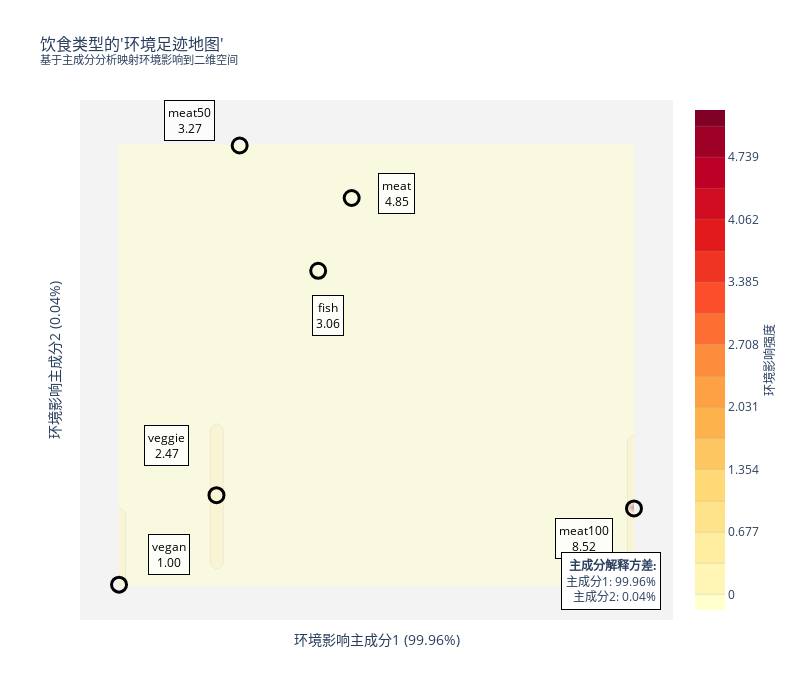

This figure's notebook cell:
### Markdown cell above
### 饮食类型的环境足迹"地图"

### Code cell
# 准备PCA输入数据
pca_input = diet_impact[[f'mean_{ind}' for ind in env_indicators]].values
pca = PCA(n_components=2)
pca_result = pca.fit_transform(pca_input)

# 创建地图数据
map_data = pd.DataFrame({
    'diet_group': diet_impact['diet_group'],
    'x': pca_result[:, 0],
    'y': pca_result[:, 1],
    'total_impact': diet_impact['total_env_impact'],
    'footprint': diet_impact['env_footprint_index']
})

# 为每个饮食类型创建"影响区域"
grid_size = 80
x = np.linspace(map_data['x'].min() - 0.5, map_data['x'].max() + 0.5, grid_size)
y = np.linspace(map_data['y'].min() - 0.5, map_data['y'].max() + 0.5, grid_size)
X, Y = np.meshgrid(x, y)
Z = np.zeros((grid_size, grid_size))

# 为每个点计算"环境影响强度"
for _, row in map_data.iterrows():
    dist = np.sqrt((X - row['x'])**2 + (Y - row['y'])**2)
    influence = row['footprint'] * np.exp(-0.8 * dist**2)
    Z += influence * 0.8

# 创建基础图
fig = go.Figure()

# 添加环境影响"地图"
fig.add_trace(go.Contour(
    z=Z,
    x=x,
    y=y,
    colorscale="YlOrRd",
    contours=dict(
        start=0, 
        end=Z.max(), 
        size=(Z.max()-0)/15,
        showlabels=False  # 不显示等高线标签，减少混乱
    ),
    colorbar=dict(
        title="环境影响强度",
        titleside="right",
        titlefont=dict(size=12)
    ),
    line=dict(width=0.5, color="rgba(150, 150, 150, 0.5)"),
    showscale=True,
    opacity=0.5  # 更透明
))

# 添加饮食类型位置点和标签
for i, row in map_data.iterrows():
    diet = row['diet_group']
    
    # 添加点
    fig.add_trace(go.Scatter(
        x=[row['x']],
        y=[row['y']],
        mode="markers",
        marker=dict(
            size=15,
            color="black",
            symbol="circle-open",
            line=dict(width=3)
        ),
        name=diet,
        showlegend=False,
        hoverinfo="text",
        hovertext=f"<b>{diet}</b><br>环境足迹指数: {row['footprint']:.2f}"
    ))
    
    # 为每个饮食直接使用单独的标签（不用引导线）
    # 这样可以更灵活地放置标签，避免遮挡
    if diet == 'meat':
        # 将meat标签放在点的右侧
        fig.add_annotation(
            x=row['x'],
            y=row['y'],
            text=f"{diet}<br>{row['footprint']:.2f}",
            showarrow=False,
            xshift=45,  # 向右移动标签
            yshift=5,   # 略微向上调整
            font=dict(size=12, color="black"),
            bgcolor="rgba(255, 255, 255, 0.8)",  # 半透明白色背景
            bordercolor="black",
            borderwidth=1,
            borderpad=3
        )
    elif diet == 'meat50':
        # 将meat50标签放在点的左上方
        fig.add_annotation(
            x=row['x'],
            y=row['y'],
            text=f"{diet}<br>{row['footprint']:.2f}",
            showarrow=False,
            xshift=-50,  # 向左移动标签
            yshift=25,   # 向上调整
            font=dict(size=12, color="black"),
            bgcolor="rgba(255, 255, 255, 0.8)",
            bordercolor="black",
            borderwidth=1,
            borderpad=3
        )
    elif diet == 'fish':
        # 将fish标签放在点的右下方
        fig.add_annotation(
            x=row['x'],
            y=row['y'],
            text=f"{diet}<br>{row['footprint']:.2f}",
            showarrow=False,
            xshift=10,   # 略微向右
            yshift=-45,  # 向下调整
            font=dict(size=12, color="black"),
            bgcolor="rgba(255, 255, 255, 0.8)",
            bordercolor="black",
            borderwidth=1,
            borderpad=3
        )
    elif diet == 'meat100':
        # 将meat100标签放在点的左下方
        fig.add_annotation(
            x=row['x'],
            y=row['y'],
            text=f"{diet}<br>{row['footprint']:.2f}",
            showarrow=False,
            xshift=-50,  # 向左移动标签
            yshift=-30,  # 向下调整
            font=dict(size=12, color="black"),
            bgcolor="rgba(255, 255, 255, 0.8)",
            bordercolor="black",
            borderwidth=1,
            borderpad=3
        )
    elif diet == 'vegan':
        # 将vegan标签放在点的右上方
        fig.add_annotation(
            x=row['x'],
            y=row['y'],
            text=f"{diet}<br>{row['footprint']:.2f}",
            showarrow=False,
            xshift=50,   # 向右移动标签
            yshift=30,   # 向上调整
            font=dict(size=12, color="black"),
            bgcolor="rgba(255, 255, 255, 0.8)",
            bordercolor="black",
            borderwidth=1,
            borderpad=3
        )
    elif diet == 'veggie':
        # 将veggie标签放在点的左上方
        fig.add_annotation(
            x=row['x'],
            y=row['y'],
            text=f"{diet}<br>{row['footprint']:.2f}",
            showarrow=False,
            xshift=-50,  # 向左移动标签
            yshift=50,   # 向上调整
            font=dict(size=12, color="black"),
            bgcolor="rgba(255, 255, 255, 0.8)",
            bordercolor="black", 
            borderwidth=1,
            borderpad=3
        )

# 优化布局
fig.update_layout(
    title=dict(
        text="饮食类型的'环境足迹地图'<br><sup>基于主成分分析映射环境影响到二维空间</sup>",
        font=dict(size=16)
    ),
    xaxis=dict(
        title="环境影响主成分1 (99.96%)",
        showgrid=False,
        zeroline=False,
        showticklabels=False
    ),
    yaxis=dict(
        title="环境影响主成分2 (0.04%)",
        showgrid=False,
        zeroline=False,
        showticklabels=False
    ),
    height=700,
    width=800,
    plot_bgcolor="rgba(240, 240, 240, 0.8)"
)

# 添加PCA解释方差标签
explained_variance = pca.explained_variance_ratio_
fig.add_annotation(
    x=0.98,
    y=0.02,
    xref="paper",
    yref="paper",
    text=f"<b>主成分解释方差:</b><br>主成分1: {explained_variance[0]:.2%}<br>主成分2: {explained_variance[1]:.2%}",
    showarrow=False,
    font=dict(size=12),
    bgcolor="white",
    bordercolor="black",
    borderwidth=1,
    borderpad=4,
    align="right"
)

fig.write_html("final_environmental_impact_map.html")
fig.show()

### Figure 1 — Plotly figure (JSON) as saved in the notebook; plotly's stock layout.template omitted (floating-point values rounded to 4 significant figures; data arrays with more than 128 entries replaced by an {"elided": "..."} marker saying what was removed)
{"data": [{"colorbar": {"title": {"font": {"size": 12}, "side": "right", "text": "环境影响强度"}}, "colorscale": [[0, "rgb(255,255,204)"], [0.125, "rgb(255,237,160)"], [0.25, "rgb(254,217,118)"], [0.375, "rgb(254,178,76)"], [0.5, "rgb(253,141,60)"], [0.625, "rgb(252,78,42)"], [0.75, "rgb(227,26,28)"], [0.875, "rgb(189,0,38)"], [1, "rgb(128,0,38)"]], "contours": {"end": 5.078, "showlabels": false, "size": 0.3385, "start": 0}, "line": {"color": "rgba(150, 150, 150, 0.5)", "width": 0.5}, "opacity": 0.5, "showscale": true, "type": "contour", "x": [-4527.0, -4375.0, -4223.0, -4071.0, -3919.0, -3767.0, -3615.0, -3463.0, -3311.0, -3159.0, -3007.0, -2855.0, -2703.0, -2551.0, -2399.0, -2247.0, -2095.0, -1943.0, -1791.0, -1639.0, -1487.0, -1335.0, -1183.0, -1031.0, -879.2, -727.3, -575.3, -423.3, -271.3, -119.3, 32.69, 184.7, 336.7, 488.7, 640.6, 792.6, 944.6, 1097.0, 1249.0, 1401.0, 1553.0, 1705.0, 1857.0, 2009.0, 2161.0, 2313.0, 2465.0, 2617.0, 2769.0, 2920.0, 3072.0, 3224.0, 3376.0, 3528.0, 3680.0, 3832.0, 3984.0, 4136.0, 4288.0, 4440.0, 4592.0, 4744.0, 4896.0, 5048.0, 5200.0, 5352.0, 5504.0, 5656.0, 5808.0, 5960.0, 6112.0, 6264.0, 6416.0, 6568.0, 6720.0, 6872.0, 7024.0, 7176.0, 7328.0, 7480.0], "y": [-91.83, -89.48, -87.13, -84.79, -82.44, -80.1, -77.75, -75.4, -73.06, -70.71, -68.36, -66.02, -63.67, -61.33, -58.98, -56.63, -54.29, -51.94, -49.59, -47.25, -44.9, -42.56, -40.21, -37.86, -35.52, -33.17, -30.83, -28.48, -26.13, -23.79, -21.44, -19.09, -16.75, -14.4, -12.06, -9.709, -7.363, -5.017, -2.671, -0.3243, 2.022, 4.368, 6.714, 9.061, 11.41, 13.75, 16.1, 18.45, 20.79, 23.14, 25.48, 27.83, 30.18, 32.52, 34.87, 37.22, 39.56, 41.91, 44.25, 46.6, 48.95, 51.29, 53.64, 55.98, 58.33, 60.68, 63.02, 65.37, 67.72, 70.06, 72.41, 74.75, 77.1, 79.45, 81.79, 84.14, 86.49, 88.83, 91.18, 93.52], "z": {"elided": "80x80 float values"}}, {"hoverinfo": "text", "hovertext": "<b>fish</b><br>环境足迹指数: 3.06", "marker": {"color": "black", "line": {"width": 3}, "size": 15, "symbol": "circle-open"}, "mode": "markers", "name": "fish", "showlegend": false, "type": "scatter", "x": [117.0], "y": [40.43]}, {"hoverinfo": "text", "hovertext": "<b>meat</b><br>环境足迹指数: 4.85", "marker": {"color": "black", "line": {"width": 3}, "size": 15, "symbol": "circle-open"}, "mode": "markers", "name": "meat", "showlegend": false, "type": "scatter", "x": [898.0], "y": [70.98]}, {"hoverinfo": "text", "hovertext": "<b>meat100</b><br>环境足迹指数: 8.52", "marker": {"color": "black", "line": {"width": 3}, "size": 15, "symbol": "circle-open"}, "mode": "markers", "name": "meat100", "showlegend": false, "type": "scatter", "x": [7480.0], "y": [-59.32]}, {"hoverinfo": "text", "hovertext": "<b>meat50</b><br>环境足迹指数: 3.27", "marker": {"color": "black", "line": {"width": 3}, "size": 15, "symbol": "circle-open"}, "mode": "markers", "name": "meat50", "showlegend": false, "type": "scatter", "x": [-1714.0], "y": [93.02]}, {"hoverinfo": "text", "hovertext": "<b>vegan</b><br>环境足迹指数: 1.00", "marker": {"color": "black", "line": {"width": 3}, "size": 15, "symbol": "circle-open"}, "mode": "markers", "name": "vegan", "showlegend": false, "type": "scatter", "x": [-4526.0], "y": [-91.33]}, {"hoverinfo": "text", "hovertext": "<b>veggie</b><br>环境足迹指数: 2.47", "marker": {"color": "black", "line": {"width": 3}, "size": 15, "symbol": "circle-open"}, "mode": "markers", "name": "veggie", "showlegend": false, "type": "scatter", "x": [-2255.0], "y": [-53.79]}], "layout": {"annotations": [{"bgcolor": "rgba(255, 255, 255, 0.8)", "bordercolor": "black", "borderpad": 3, "borderwidth": 1, "font": {"color": "black", "size": 12}, "showarrow": false, "text": "fish<br>3.06", "x": 117.0, "xshift": 10, "y": 40.43, "yshift": -45}, {"bgcolor": "rgba(255, 255, 255, 0.8)", "bordercolor": "black", "borderpad": 3, "borderwidth": 1, "font": {"color": "black", "size": 12}, "showarrow": false, "text": "meat<br>4.85", "x": 898.0, "xshift": 45, "y": 70.98, "yshift": 5}, {"bgcolor": "rgba(255, 255, 255, 0.8)", "bordercolor": "black", "borderpad": 3, "borderwidth": 1, "font": {"color": "black", "size": 12}, "showarrow": false, "text": "meat100<br>8.52", "x": 7480.0, "xshift": -50, "y": -59.32, "yshift": -30}, {"bgcolor": "rgba(255, 255, 255, 0.8)", "bordercolor": "black", "borderpad": 3, "borderwidth": 1, "font": {"color": "black", "size": 12}, "showarrow": false, "text": "meat50<br>3.27", "x": -1714.0, "xshift": -50, "y": 93.02, "yshift": 25}, {"bgcolor": "rgba(255, 255, 255, 0.8)", "bordercolor": "black", "borderpad": 3, "borderwidth": 1, "font": {"color": "black", "size": 12}, "showarrow": false, "text": "vegan<br>1.00", "x": -4526.0, "xshift": 50, "y": -91.33, "yshift": 30}, {"bgcolor": "rgba(255, 255, 255, 0.8)", "bordercolor": "black", "borderpad": 3, "borderwidth": 1, "font": {"color": "black", "size": 12}, "showarrow": false, "text": "veggie<br>2.47", "x": -2255.0, "xshift": -50, "y": -53.79, "yshift": 50}, {"align": "right", "bgcolor": "white", "bordercolor": "black", "borderpad": 4, "borderwidth": 1, "font": {"size": 12}, "showarrow": false, "text": "<b>主成分解释方差:</b><br>主成分1: 99.96%<br>主成分2: 0.04%", "x": 0.98, "xref": "paper", "y": 0.02, "yref": "paper"}], "height": 700, "plot_bgcolor": "rgba(240, 240, 240, 0.8)", "title": {"font": {"size": 16}, "text": "饮食类型的'环境足迹地图'<br><sup>基于主成分分析映射环境影响到二维空间</sup>"}, "width": 800, "xaxis": {"showgrid": false, "showticklabels": false, "title": {"text": "环境影响主成分1 (99.96%)"}, "zeroline": false}, "yaxis": {"showgrid": false, "showticklabels": false, "title": {"text": "环境影响主成分2 (0.04%)"}, "zeroline": false}}}
